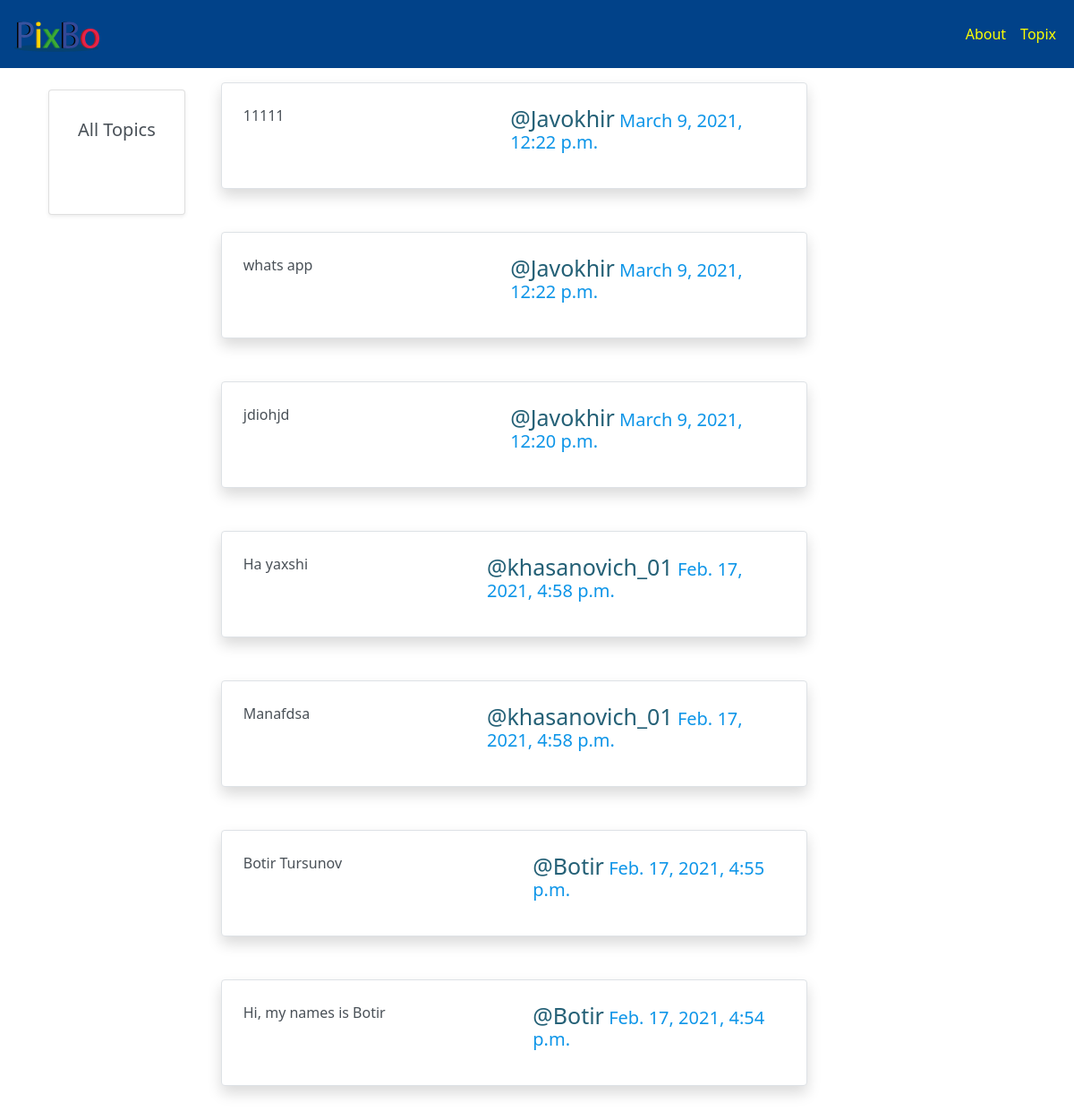
/posts/, run on the app's committed database.
### posts/models.py (models this page shows, shortened)
class Post(models.Model):
    user = models.ForeignKey(User, related_name='posts', on_delete=models.CASCADE)
    created_at = models.DateTimeField(auto_now=True)
    message = models.TextField()
    message_html = models.TextField(editable=False)
    group = models.ForeignKey(Group, related_name='posts', null=True, blank=True, on_delete=models.CASCADE)
    class Meta:
        ordering = ['-created_at']
        unique_together = ['user', 'message']

### posts/views.py (the view)
# urls.py: path('', views.PostList.as_view(), name='all'),
class PostList(SelectRelatedMixin,generic.ListView):
    model = models.Post
    select_related = ('user', 'group')

### posts/templates/posts/post_list.html (shortened to what this page needs)
{% extends "posts/base_post.html" %}
{% load humanize %}
{% block prepost %}
  <div class="coll col-md-4" >
    <br>
      <div class="card shadow-sm p-3 mb-5 bg-body rounded">
        <div class="card-body">
          <h5 class="card-title">All Topics</h5>
        </div>
      </div>
  </div>
{% endblock %}
{% block content_post %}
  <div class="col-md-8">
    {% for post in post_list %}
      {% include "posts/_post.html" %}
    {% endfor %}
  </div>
{% endblock %}

### posts/templates/posts/_post.html (shortened to what this page needs)
<div class="d-flex border bg-light m-3 shadow p-3 mb-5 bg-white rounded">
  <div class="p-2 flex-grow-1 userPostText">{{ post.message_html|safe }}</div>
  <div class="p-2">
    <h5>
    <span><a class="group-list-user username" href="{% url 'posts:for_user' username=post.user.username %}">@{{ post.user.username }}</a></span>
    <time><a class="time" href="{% url 'posts:single' username=post.user.username pk=post.pk%}">{{ post.created_at }}</a></time>
    </h5>
  </div>
</div>

### static/PixBo/css/master.css (style rules this page uses)
html body { background-color: #fff; overflow-x: hidden; height: 100%; color: #495057; }
.group-list-user { text-decoration: none; color: #246076; }
.userPostText { margin-left: 0px; width: 350px; height: 85px; word-break: break-all; overflow: auto; }
.username { font-size: 25px; }
.time { text-decoration: none; color: #0d95e8; }
.coll { width: auto; }

### data on the page
Post: message_html "11111", user.username "Javokhir", created_at "March 9, 2021, 12:22 p.m."
Post: message_html "whats app", user.username "Javokhir", created_at "March 9, 2021, 12:22 p.m."
Post: message_html "jdiohjd", user.username "Javokhir", created_at "March 9, 2021, 12:20 p.m."
Post: message_html "Ha yaxshi", user.username "khasanovich_01", created_at "Feb. 17, 2021, 4:58 p.m."
Post: message_html "Manafdsa", user.username "khasanovich_01", created_at "Feb. 17, 2021, 4:58 p.m."
Post: message_html "Botir Tursunov", user.username "Botir", created_at "Feb. 17, 2021, 4:55 p.m."
Post: message_html "Hi, my names is Botir", user.username "Botir", created_at "Feb. 17, 2021, 4:54 p.m."
